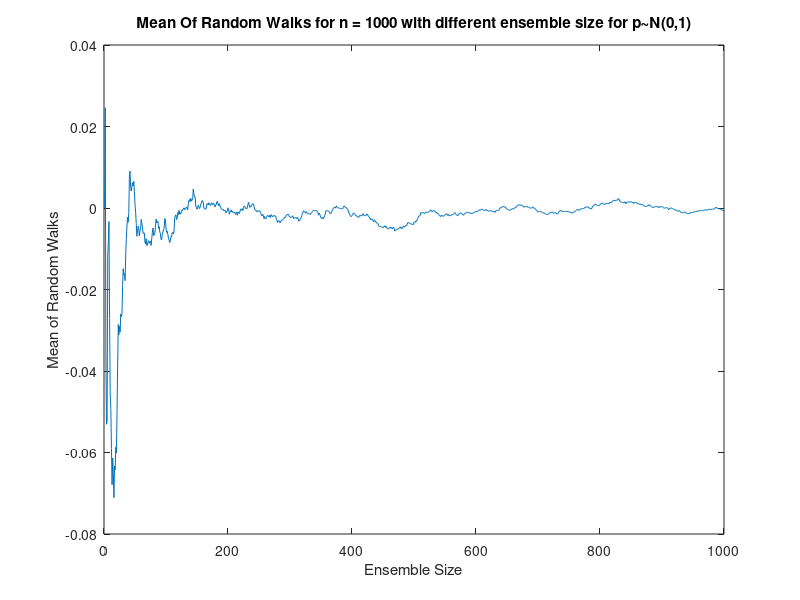
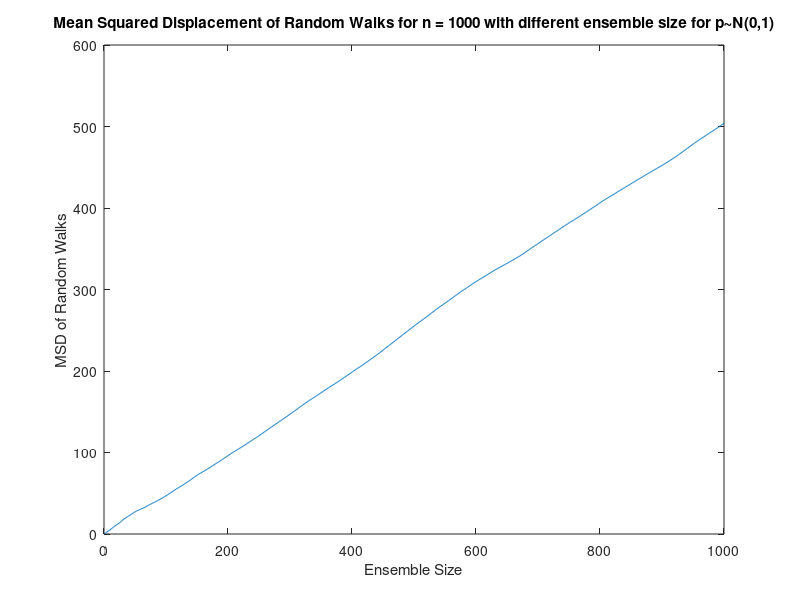

Source code (MATLAB) for these figures, in order:
n = 1000;
dt = 1;
x = zeros(1,n);
t = 1:dt:n;
count = 0;
trials = 100;
current_mean = zeros(trials+1,n);
current_msd = zeros(trials+1,n);
diffusion = zeros(trials+1,n);
temp_mean = 0;
temp_msd = 0;


for j=1:trials
    x = zeros(1,n);
    temp_mean = 0;
    temp_msd = 0;
    for i=2:n
        temp = normrnd(0,1);
        x(i) = x(i-1) + temp;
        current_mean(j,i) = x(i)/(i-1);
        temp_msd = temp_msd + x(i).^2;
        current_msd(j,i) = temp_msd/(i-1);
        diffusion(j) = current_msd(j,i)/(2*1000);
    end;
end;

current_mean(trials+1,:) = mean(current_mean(1:trials,:));
current_msd(trials+1,:) = mean(current_msd(1:trials,:));
%diffusion(trials+1,:) = mean(diffusion(1:trials,:));



figure(1);
plot(t,current_mean(trials+1,:));
ylabel('Mean of Random Walks');
xlabel('Ensemble Size');

title('Mean Of Random Walks for n = 1000 with different ensemble size for p~N(0,1)');

figure(2);
plot(t,current_msd(trials+1,:));
ylabel('MSD of Random Walks');
xlabel('Ensemble Size');

title('Mean Squared Displacement of Random Walks for n = 1000 with different ensemble size for p~N(0,1)');


